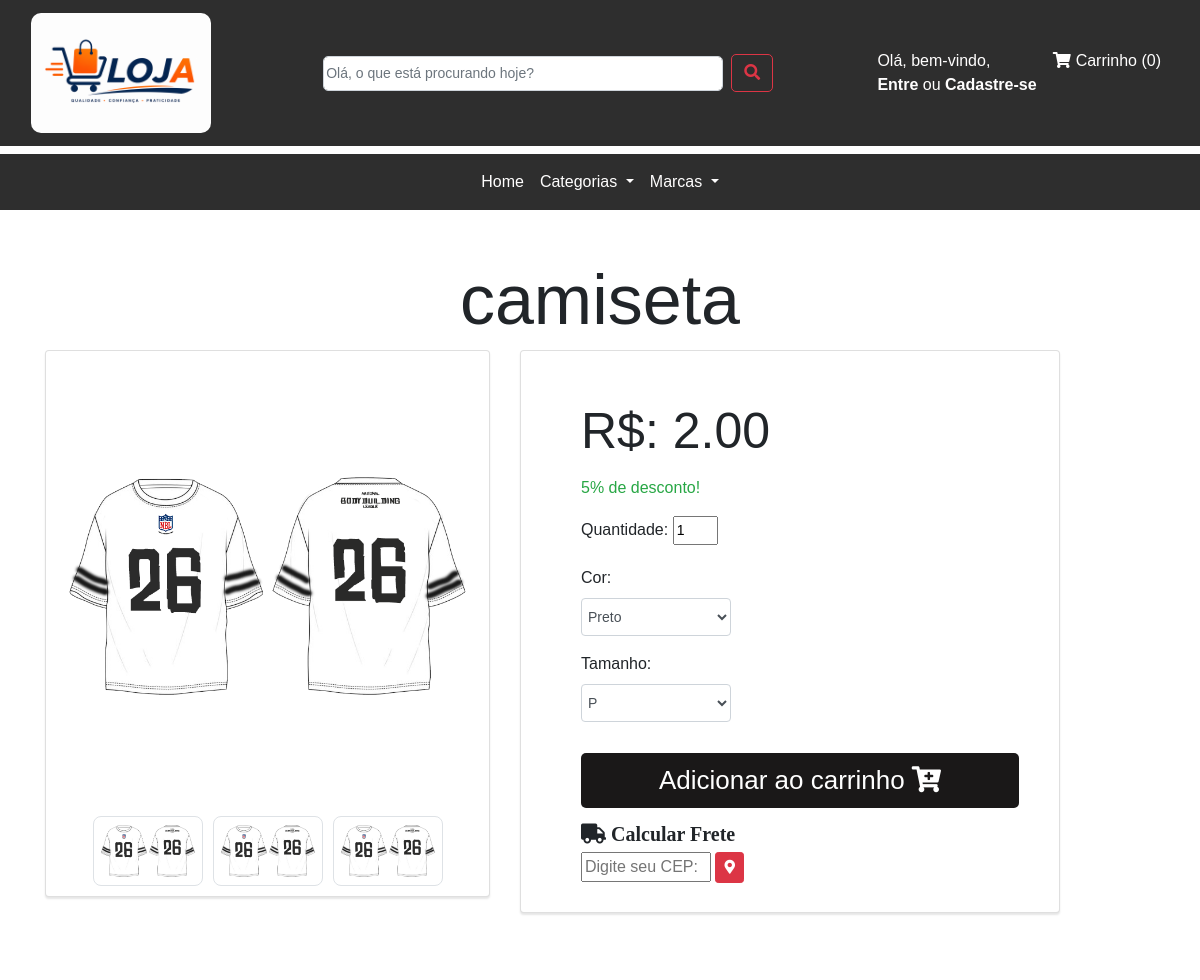
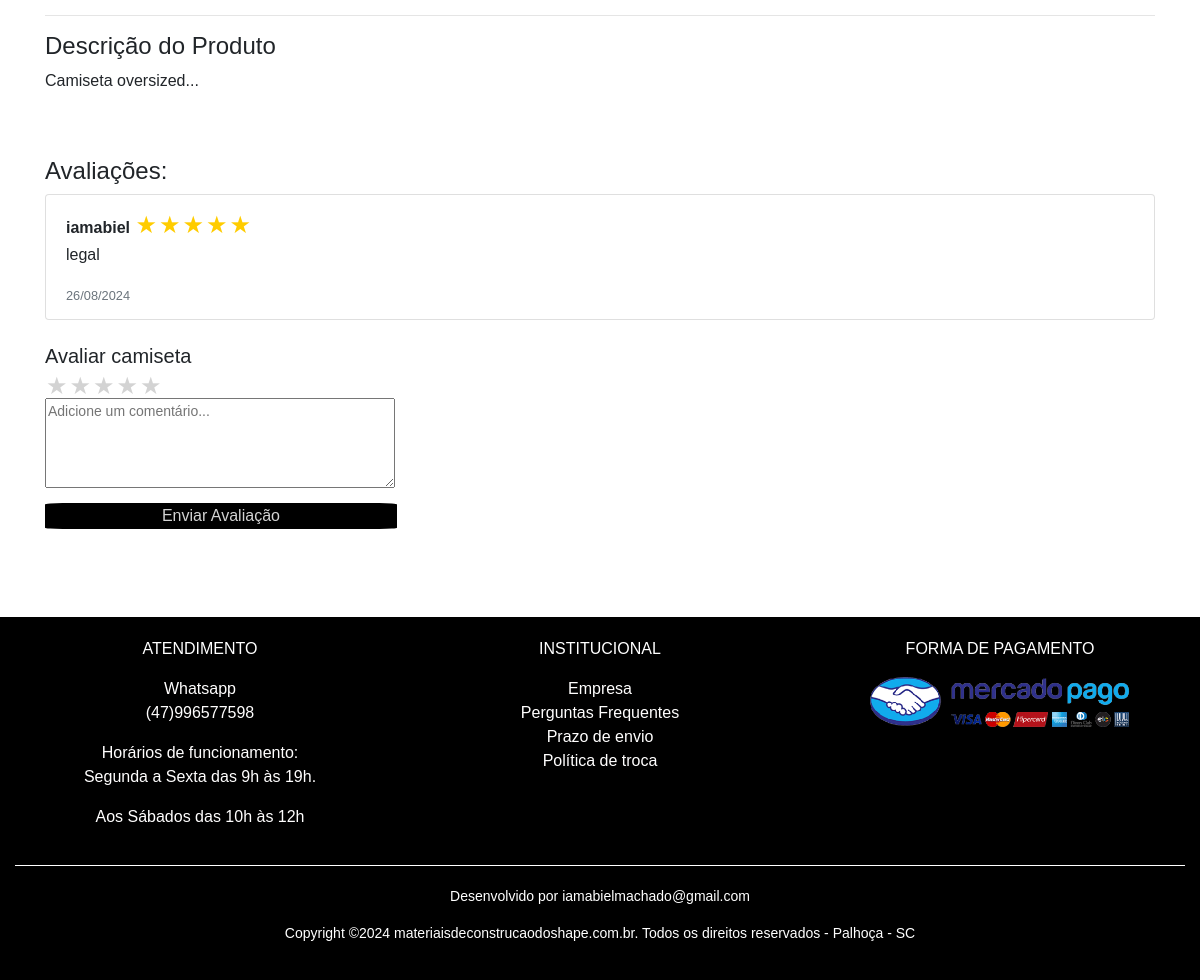
/produto/21, run on the app's committed database (2 pictures, top to bottom).
### loja/produtos/models.py (models this page shows, shortened)
class Addproduto(db.Model):
    id = db.Column(db.Integer, primary_key=True)
    name = db.Column(db.String(80), nullable=False)
    price = db.Column(db.Numeric(10,2), nullable=False)
    discount = db.Column(db.Integer, default=0)
    stock = db.Column(db.Integer, nullable=False)
    color = db.Column(db.Text, nullable=False)
    tamanho = db.Column(db.Text, nullable=False)
    desc = db.Column(db.Text, nullable=False)
    pub_date = db.Column(db.DateTime, nullable=False,default=datetime.utcnow)
    marca_id = db.Column(db.Integer, db.ForeignKey('marca.id'),nullable=False)
    marca = db.relationship('Marca',backref=db.backref('marca', lazy=True))
    categoria_id = db.Column(db.Integer, db.ForeignKey('categoria.id'),nullable=False)
    categoria = db.relationship('Categoria',backref=db.backref('categoria', lazy=True))
    image_1 = db.Column(db.String(150), nullable=False, default='image.jpg')
    image_2 = db.Column(db.String(150), nullable=False, default='image.jpg')
    image_3 = db.Column(db.String(150), nullable=False, default='image.jpg')

class Avaliacao(db.Model):
    id = db.Column(db.Integer, primary_key=True)
    produto_id = db.Column(db.Integer, db.ForeignKey('addproduto.id'), nullable=False)
    cliente_id = db.Column(db.Integer, db.ForeignKey('cadastrar.id'), nullable=False)
    comentario = db.Column(db.Text, nullable=False)
    estrelas = db.Column(db.Integer, nullable=False)
    data_criado = db.Column(db.DateTime, default=datetime.utcnow)
    produto = db.relationship('Addproduto', backref=db.backref('avaliacoes', lazy=True))
    cliente = db.relationship('Cadastrar', backref=db.backref('avaliacoes', lazy=True))

### loja/clientes/model.py (models this page shows, shortened)
class Cadastrar(db.Model, UserMixin):
    id = db.Column(db.Integer, primary_key = True)
    name = db.Column(db.String(50), unique = False)
    username = db.Column(db.String(50), unique = True)
    email = db.Column(db.String(50), unique = True)
    password = db.Column(db.String(50), unique = False)
    country = db.Column(db.String(50), unique = False)
    state = db.Column(db.String(50), unique = False)
    city = db.Column(db.String(50), unique = False)
    contact = db.Column(db.String(50), unique = False)
    address = db.Column(db.String(50), unique = False)
    zipcode = db.Column(db.String(50), unique = False)
    data_criado = db.Column(db.DateTime, nullable=False, default=datetime.utcnow)

### loja/produtos/rotas.py (the view)
@app.route('/produto/<int:id>')
def pagina_unica(id):
    produto = Addproduto.query.get_or_404(id)
    avaliacoes = Avaliacao.query.filter_by(produto_id=id).all()
    if produto.stock == 0:
        flash('Este produto está esgotado.', 'warning')
    return render_template('produtos/pagina_unica.html', produto=produto, avaliacoes=avaliacoes, marcas=marcas(), categorias=categorias())

### loja/produtos/rotas.py (called while the page is built)
def marcas():
    marcas = Marca.query.join(Addproduto, (Marca.id == Addproduto.marca_id)).all()
    return marcas

def categorias():
    categorias = Categoria.query.join(Addproduto, (Categoria.id == Addproduto.categoria_id)).all()
    return categorias

### loja/templates/produtos/pagina_unica.html (shortened to what this page needs)
{% extends 'layouts.html' %}
{% block head %}
    <link rel="stylesheet" href="{{ url_for('static', filename='css/pageunica.css') }}">
{% endblock head %}
{% block content %}
{% include 'navbar.html' %}
<div class="container my-5" class="total-marg">
    <h1 class="prod-name">{{ produto.name }}</h1>
<div class="row">
    <div class="col-md-8 col-lg-5 mb-4">
        <div class="card" id="image_container">
            <div id="m_image_container">
                <img id="main_image" src="{{ url_for('static', filename='images/' + produto.image_1) }}" alt="{{ produto.name }}" class="img-fluid">
            </div>
            <div class="mt-3 d-flex justify-content-start" id="s_image">
                <img src="{{ url_for('static', filename='images/' + produto.image_1) }}" alt="{{ produto.name }}" class="small-image img-thumbnail">
                <img src="{{ url_for('static', filename='images/' + produto.image_2) }}" alt="{{ produto.name }}" class="small-image img-thumbnail">
                <img src="{{ url_for('static', filename='images/' + produto.image_3) }}" alt="{{ produto.name }}" class="small-image img-thumbnail">
            </div>
        </div>
    </div>
    <div class="col-md-4 col-lg-6">
        <div class="card" id="product_description">
            <div class="product-info">
                <h1 class="price_tam">R$: {{ produto.price }}</h1>
                {% if produto.discount > 0 %}
                <p class="text-success">{{ produto.discount }}% de desconto!</p>
                {% endif %}
                <form action="{{ url_for('AddCart') }}" method="POST" class="my-3">
                    <div class="form-group">
                        <label for="quantity">Quantidade:</label>
                        <input type="number" name="quantity" id="quantity" value="1" min="1" max="{{ produto.stock }}" class="quantity-input">
                    </div>
                    <div class="form-group">
                        <label for="color">Cor:</label>
                        <select name="color" id="color" class="form-control">
                            {% for color in produto.color.split(',') %}
                            {% set col = color.split(':') %}
                            <option value="{{ col[0] }}">{{ col[0] | capitalize }}</option>
                            {% endfor %}
                        </select>
                    </div>
                    <div class="form-group">
                        <label for="tamanho">Tamanho:</label>
                        <select name="tamanho" id="tamanho" class="form-control">
                            {% for tamanho in produto.tamanho.split(',') %}
                            <option value="{{ tamanho }}">{{ tamanho | capitalize }}</option>
                            {% endfor %}
                        </select>
                    </div>
                    <button type="submit" class="btn btn-warning btn-adicionar-carrinho">Adicionar ao carrinho <i class="fas fa-cart-plus"></i></button>
                </form>
                {% include 'fretepagunica.html' %}
            </div>
        </div>
    </div>
</div>
    <div class="row mt-5">
        <div class="col-12">
            <hr>
            <h4>Descrição do Produto</h4>
            <p>{{ produto.desc }}</p>
        </div>
    </div>
    <div class="row mt-5">
        <div class="col-12">
            <h4>Avaliações:</h4>
            {% if avaliacoes %}
                <ul class="list-group">
                    {% for avaliacao in avaliacoes %}
                    <li class="list-group-item">
                        <strong>{{ avaliacao.cliente.username }}</strong>
                        <div class="star-rating">
                            {% for i in range(5, 0, -1) %}
                                <label class="{% if i <= avaliacao.estrelas %}checked{% endif %}">★</label>
                            {% endfor %}
                        </div>
                        <p>{{ avaliacao.comentario }}</p>
                        <small class="text-muted">{{ avaliacao.data_criado.strftime('%d/%m/%Y') }}</small>
                    </li>
                    {% endfor %}
                </ul>
            {% else %}
                <p>Este produto ainda não possui avaliações.</p>
            {% endif %}
            <h5 class="mt-4">Avaliar {{ produto.name }}</h5>
            <form action="{{ url_for('avaliar_produto', produto_id=produto.id) }}" method="POST" class="avaliacao-form">
                <div class="star-rating">
                    <label for="star5" title="5 estrelas">★</label>
                    <label for="star4" title="4 estrelas">★</label>
                    <label for="star3" title="3 estrelas">★</label>
                    <label for="star2" title="2 estrelas">★</label>
                    <label for="star1" title="1 estrela">★</label>
                </div>
                <textarea name="comentario" rows="4" class="form-avaliacao" placeholder="Adicione um comentário..." required></textarea>
                <button type="submit" class="btn-avaliation">Enviar Avaliação</button>
            </form>
        </div>
    </div>
</div>
{% include 'footer.html' %}
{% endblock content %}

### loja/static/css/styless.css (style rules this page uses)
html, body { height: 100% !important; margin: 0 !important; padding: 0 !important; }

### loja/static/css/pageunica.css (style rules this page uses)
.btn-adicionar-carrinho { background-color: rgb(26, 24, 24) !important; color: #fff !important; border: none !important; padding: 8px 16px !important; font-size: 26px !important; border-radius: 5px !important; cursor: pointer !important; transition: background-color 0.3s, transform 0.3s !important; }
#image_container { display: flex !important; flex-direction: column !important; align-items: center !important; }
#m_image_container { width: 100% !important; max-width: 1000px !important; height: 450px !important; overflow: hidden !important; display: flex !important; justify-content: center !important; align-items: center !important; margin: 0 auto !important; }
#main_image { max-height: 100% !important; max-width: auto !important; object-fit: contain !important; }
#s_image { margin-top: 5px !important; display: flex !important; justify-content: center !important; gap: 5px !important; object-fit: contain !important; }
.small-image { height: 70px !important; width: auto !important; cursor: pointer !important; margin-right: 5px !important; object-fit: contain !important; }
.small-image:last-child { margin-right: 0 !important; }
.quantity-input { width: 45px; font-size: 14px; padding: 2px; }
.product-info { margin-top: 40px; margin-left: 50px; margin-right: 30px !important; }
.form-control { width: 150px !important; font-size: 14px !important; padding: 2px !important; }
.star-rating { direction: rtl; display: inline-flex; font-size: 1.5em; color: #d3d3d3; position: relative; }
.star-rating label { cursor: pointer; }
.star-rating { display: inline-flex; font-size: 1.5em; color: #d3d3d3; }
.star-rating label { color: #d3d3d3; cursor: default; margin: 0 1px; }
.star-rating .checked { color: #ffcc00; }
.avaliacao-form { margin-top: 10px; position: relative; }
.avaliacao-form .star-rating { margin-top: -10px; position: absolute; }
.avaliacao-form textarea { margin-top: 20px; }
.btn-avaliation { background-color: rgb(0, 0, 0); color: #d3d3d3; border: none; font-size: 16px; border-radius: 5%; margin-top: 8px; display: block; width: 31.7%; }
.form-avaliacao { width: 350px !important; font-size: 14px !important; padding: 2px !important; }
.prod-name { font-size: 70px; text-align: center; }
.price_tam { font-size: 50px !important; }
.card { border: 1px solid #ddd; border-radius: 8px; box-shadow: 0 2px 2px rgba(0, 0, 0, 0.1); padding: 10px; background-color: #fff; margin-bottom: 10px; object-fit: contain !important; }
.card img { border-radius: 8px; width: 100%; height: auto; object-fit: contain !important; }
.card .product-info h1 { font-size: 24px; margin-bottom: 15px; }
.btn-adicionar-carrinho { margin-top: 15px; width: 100%; }

### loja/static/css/frete.css (style rules this page uses)
body { font-family: Arial, sans-serif !important; }

### loja/static/css/footer.css (style rules this page uses)
html, body { height: 100%; margin: 0; }
body { display: flex; flex-direction: column; min-height: 100vh; }

### data on the page
Addproduto: name "camiseta", image_1 (picture), image_2 (picture), image_3 (picture), price "2.00", discount "5", tamanho "P", desc "Camiseta oversized..."
Avaliacao: cliente.username "iamabiel", comentario "legal", data_criado "26/08/2024"

### other printed values
{{ session['LojainCarrinho']|length }} "0"
form field color "Preto"
